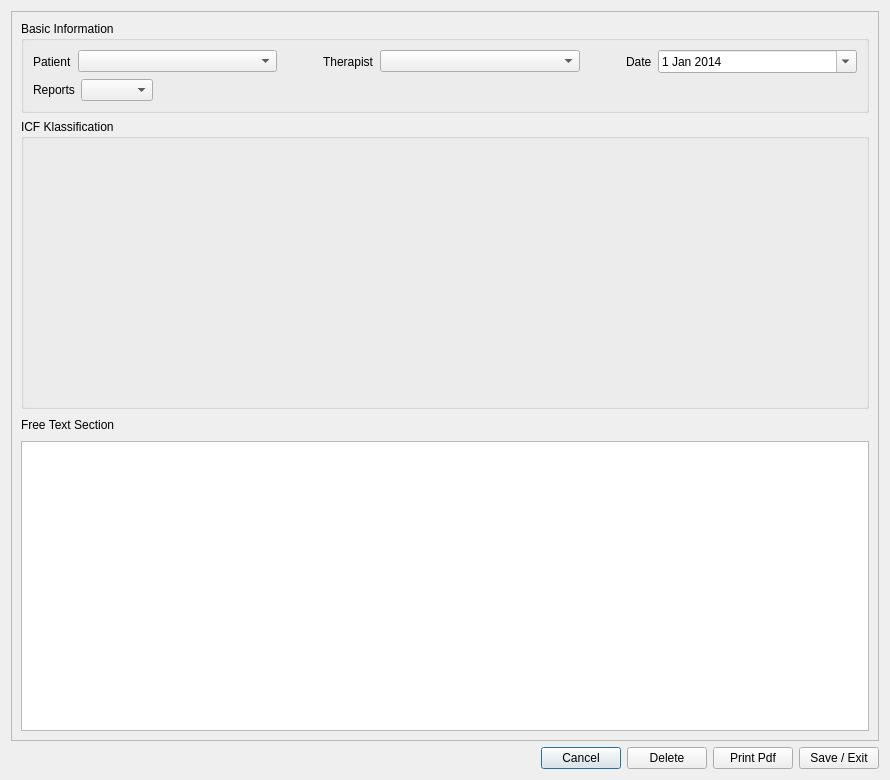
<?xml version="1.0" encoding="UTF-8"?>
<ui version="4.0">
 <class>GUI_Report</class>
 <widget class="QDialog" name="GUI_Report">
  <property name="geometry">
   <rect>
    <x>0</x>
    <y>0</y>
    <width>890</width>
    <height>780</height>
   </rect>
  </property>
  <property name="windowTitle">
   <string>Dialog</string>
  </property>
  <layout class="QVBoxLayout" name="verticalLayout_3">
   <item>
    <widget class="QScrollArea" name="scrollArea">
     <property name="autoFillBackground">
      <bool>false</bool>
     </property>
     <property name="widgetResizable">
      <bool>true</bool>
     </property>
     <widget class="QWidget" name="scrollAreaWidgetContents">
      <property name="geometry">
       <rect>
        <x>0</x>
        <y>0</y>
        <width>874</width>
        <height>722</height>
       </rect>
      </property>
      <layout class="QVBoxLayout" name="verticalLayout_2">
       <item>
        <widget class="QGroupBox" name="groupBox">
         <property name="title">
          <string>Basic Information</string>
         </property>
         <layout class="QVBoxLayout" name="verticalLayout_4">
          <item>
           <layout class="QHBoxLayout" name="horizontalLayout_4">
            <item>
             <widget class="QLabel" name="label_2">
              <property name="sizePolicy">
               <sizepolicy hsizetype="Preferred" vsizetype="Preferred">
                <horstretch>0</horstretch>
                <verstretch>0</verstretch>
               </sizepolicy>
              </property>
              <property name="text">
               <string>Patient</string>
              </property>
             </widget>
            </item>
            <item>
             <widget class="QComboBox" name="patientcB">
              <property name="sizePolicy">
               <sizepolicy hsizetype="MinimumExpanding" vsizetype="Fixed">
                <horstretch>0</horstretch>
                <verstretch>0</verstretch>
               </sizepolicy>
              </property>
             </widget>
            </item>
            <item>
             <spacer name="horizontalSpacer_3">
              <property name="orientation">
               <enum>Qt::Horizontal</enum>
              </property>
              <property name="sizeType">
               <enum>QSizePolicy::Preferred</enum>
              </property>
              <property name="sizeHint" stdset="0">
               <size>
                <width>40</width>
                <height>20</height>
               </size>
              </property>
             </spacer>
            </item>
            <item>
             <widget class="QLabel" name="label_3">
              <property name="sizePolicy">
               <sizepolicy hsizetype="Preferred" vsizetype="Preferred">
                <horstretch>0</horstretch>
                <verstretch>0</verstretch>
               </sizepolicy>
              </property>
              <property name="text">
               <string>Therapist</string>
              </property>
             </widget>
            </item>
            <item>
             <widget class="QComboBox" name="therapeutcB">
              <property name="sizePolicy">
               <sizepolicy hsizetype="MinimumExpanding" vsizetype="Fixed">
                <horstretch>0</horstretch>
                <verstretch>0</verstretch>
               </sizepolicy>
              </property>
             </widget>
            </item>
            <item>
             <spacer name="horizontalSpacer_2">
              <property name="orientation">
               <enum>Qt::Horizontal</enum>
              </property>
              <property name="sizeType">
               <enum>QSizePolicy::Preferred</enum>
              </property>
              <property name="sizeHint" stdset="0">
               <size>
                <width>40</width>
                <height>20</height>
               </size>
              </property>
             </spacer>
            </item>
            <item>
             <widget class="QLabel" name="label_4">
              <property name="sizePolicy">
               <sizepolicy hsizetype="Preferred" vsizetype="Preferred">
                <horstretch>0</horstretch>
                <verstretch>0</verstretch>
               </sizepolicy>
              </property>
              <property name="text">
               <string>Date</string>
              </property>
             </widget>
            </item>
            <item>
             <widget class="QDateEdit" name="dateEdit">
              <property name="sizePolicy">
               <sizepolicy hsizetype="MinimumExpanding" vsizetype="Fixed">
                <horstretch>0</horstretch>
                <verstretch>0</verstretch>
               </sizepolicy>
              </property>
              <property name="minimumDate">
               <date>
                <year>2014</year>
                <month>1</month>
                <day>1</day>
               </date>
              </property>
              <property name="calendarPopup">
               <bool>true</bool>
              </property>
             </widget>
            </item>
           </layout>
          </item>
          <item>
           <layout class="QHBoxLayout" name="horizontalLayout">
            <item>
             <widget class="QLabel" name="label_5">
              <property name="text">
               <string>Reports</string>
              </property>
             </widget>
            </item>
            <item>
             <widget class="QComboBox" name="reportcB">
              <property name="sizePolicy">
               <sizepolicy hsizetype="Preferred" vsizetype="Fixed">
                <horstretch>0</horstretch>
                <verstretch>0</verstretch>
               </sizepolicy>
              </property>
              <property name="maximumSize">
               <size>
                <width>16777215</width>
                <height>16777215</height>
               </size>
              </property>
             </widget>
            </item>
            <item>
             <spacer name="horizontalSpacer_5">
              <property name="orientation">
               <enum>Qt::Horizontal</enum>
              </property>
              <property name="sizeType">
               <enum>QSizePolicy::Expanding</enum>
              </property>
              <property name="sizeHint" stdset="0">
               <size>
                <width>40</width>
                <height>20</height>
               </size>
              </property>
             </spacer>
            </item>
           </layout>
          </item>
         </layout>
        </widget>
       </item>
       <item>
        <widget class="QGroupBox" name="groupBox_2">
         <property name="title">
          <string>ICF Klassification</string>
         </property>
         <layout class="QVBoxLayout" name="verticalLayout">
          <item>
           <widget class="GUI_Function" name="functionsWidget" native="true"/>
          </item>
          <item>
           <spacer name="verticalSpacer_8">
            <property name="orientation">
             <enum>Qt::Vertical</enum>
            </property>
            <property name="sizeHint" stdset="0">
             <size>
              <width>20</width>
              <height>40</height>
             </size>
            </property>
           </spacer>
          </item>
          <item>
           <widget class="GUI_Function" name="structuresWidget" native="true"/>
          </item>
          <item>
           <spacer name="verticalSpacer_10">
            <property name="orientation">
             <enum>Qt::Vertical</enum>
            </property>
            <property name="sizeHint" stdset="0">
             <size>
              <width>20</width>
              <height>40</height>
             </size>
            </property>
           </spacer>
          </item>
          <item>
           <widget class="GUI_Function" name="partizipationWidget" native="true"/>
          </item>
          <item>
           <spacer name="verticalSpacer_11">
            <property name="orientation">
             <enum>Qt::Vertical</enum>
            </property>
            <property name="sizeHint" stdset="0">
             <size>
              <width>20</width>
              <height>9</height>
             </size>
            </property>
           </spacer>
          </item>
          <item>
           <widget class="GUI_Function" name="contextWidget" native="true"/>
          </item>
         </layout>
        </widget>
       </item>
       <item>
        <layout class="QHBoxLayout" name="horizontalLayout_3">
         <item>
          <widget class="QLabel" name="label">
           <property name="text">
            <string>Free Text Section</string>
           </property>
          </widget>
         </item>
         <item>
          <spacer name="horizontalSpacer">
           <property name="orientation">
            <enum>Qt::Horizontal</enum>
           </property>
           <property name="sizeHint" stdset="0">
            <size>
             <width>40</width>
             <height>20</height>
            </size>
           </property>
          </spacer>
         </item>
        </layout>
       </item>
       <item>
        <widget class="QTextEdit" name="textEdit"/>
       </item>
      </layout>
     </widget>
    </widget>
   </item>
   <item>
    <layout class="QHBoxLayout" name="horizontalLayout_2">
     <item>
      <spacer name="horizontalSpacer_4">
       <property name="orientation">
        <enum>Qt::Horizontal</enum>
       </property>
       <property name="sizeHint" stdset="0">
        <size>
         <width>40</width>
         <height>20</height>
        </size>
       </property>
      </spacer>
     </item>
     <item>
      <widget class="QPushButton" name="cancelButton">
       <property name="text">
        <string>Cancel</string>
       </property>
      </widget>
     </item>
     <item>
      <widget class="QPushButton" name="deleteButton">
       <property name="text">
        <string>Delete</string>
       </property>
      </widget>
     </item>
     <item>
      <widget class="QPushButton" name="printButton">
       <property name="text">
        <string>Print Pdf</string>
       </property>
      </widget>
     </item>
     <item>
      <widget class="QPushButton" name="saveButton">
       <property name="text">
        <string>Save / Exit</string>
       </property>
      </widget>
     </item>
    </layout>
   </item>
  </layout>
 </widget>
 <customwidgets>
  <customwidget>
   <class>GUI_Function</class>
   <extends>QWidget</extends>
   <header location="global">gui_function.h</header>
   <container>1</container>
  </customwidget>
 </customwidgets>
 <resources/>
 <connections/>
</ui>
